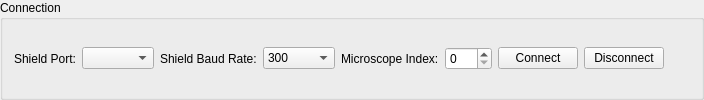
     <widget class="QGroupBox" name="groupBox">
      <property name="title">
       <string>Connection</string>
      </property>
      <property name="flat">
       <bool>true</bool>
      </property>
      <layout class="QHBoxLayout" name="horizontalLayout">
       <item>
        <widget class="QLabel" name="label_5">
         <property name="text">
          <string>Shield Port:</string>
         </property>
        </widget>
       </item>
       <item>
        <widget class="QComboBox" name="shield_port_combo"/>
       </item>
       <item>
        <widget class="QLabel" name="label_18">
         <property name="text">
          <string>Shield Baud Rate:</string>
         </property>
        </widget>
       </item>
       <item>
        <widget class="QComboBox" name="baud_rate_combo">
         <property name="currentText">
          <string>300</string>
         </property>
         <item>
          <property name="text">
           <string>300</string>
          </property>
         </item>
         <item>
          <property name="text">
           <string>600</string>
          </property>
         </item>
         <item>
          <property name="text">
           <string>1200</string>
          </property>
         </item>
         <item>
          <property name="text">
           <string>2400</string>
          </property>
         </item>
         <item>
          <property name="text">
           <string>4800</string>
          </property>
         </item>
         <item>
          <property name="text">
           <string>9600</string>
          </property>
         </item>
         <item>
          <property name="text">
           <string>14400</string>
          </property>
         </item>
         <item>
          <property name="text">
           <string>19200</string>
          </property>
         </item>
         <item>
          <property name="text">
           <string>28800</string>
          </property>
         </item>
         <item>
          <property name="text">
           <string>38400</string>
          </property>
         </item>
         <item>
          <property name="text">
           <string>57600</string>
          </property>
         </item>
         <item>
          <property name="text">
           <string>115200</string>
          </property>
         </item>
        </widget>
       </item>
       <item>
        <widget class="QLabel" name="label_7">
         <property name="text">
          <string>Microscope Index:</string>
         </property>
        </widget>
       </item>
       <item>
        <widget class="QSpinBox" name="micro_index_spin">
         <property name="maximum">
          <number>255</number>
         </property>
        </widget>
       </item>
       <item>
        <widget class="QPushButton" name="connect_button">
         <property name="text">
          <string>Connect</string>
         </property>
        </widget>
       </item>
       <item>
        <widget class="QPushButton" name="disconnect_button">
         <property name="text">
          <string>Disconnect</string>
         </property>
        </widget>
       </item>
       <item>
        <widget class="QWidget" name="conn_ind" native="true">
         <property name="sizePolicy">
          <sizepolicy hsizetype="Fixed" vsizetype="Fixed">
           <horstretch>0</horstretch>
           <verstretch>0</verstretch>
          </sizepolicy>
         </property>
         <property name="minimumSize">
          <size>
           <width>20</width>
           <height>20</height>
          </size>
         </property>
         <property name="maximumSize">
          <size>
           <width>20</width>
           <height>20</height>
          </size>
         </property>
         <property name="styleSheet">
          <string notr="true">background: &quot;red&quot;;</string>
         </property>
        </widget>
       </item>
      </layout>
     </widget>
